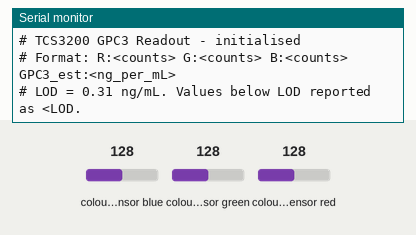
Recording of a sketch running on a simulated Arduino Uno, built with avr-gcc and run on an emulated ATmega328P. Parts: the last lines printed to the serial monitor. Wiring (inferred from the names in the program): TCS3200 colour sensor: output pin 8; S2 pin 6; S3 pin 7; S0 pin 4; S1 pin 5. Inputs (shaded band) come from the test bench; at power-on: colour sensor blue 128, colour sensor green 128, colour sensor red 128.

Above: at 1.2 s.
1.3 s: colour sensor blue set to 5
At 2.5 s:
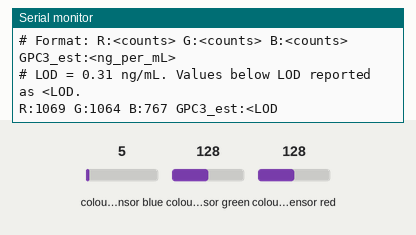
3.2 s: colour sensor green set to 5
At 4.6 s:
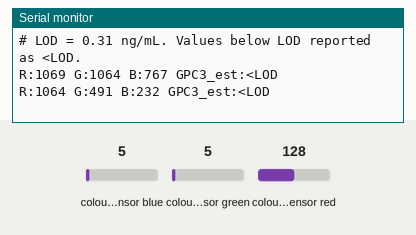
4.7 s: colour sensor red set to 5
At 8.0 s:
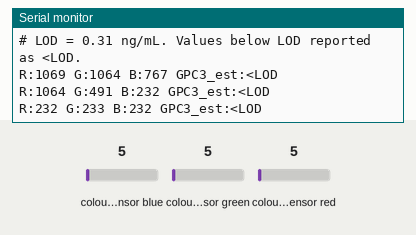
Timing chart, 0 to 9.5 s (numbered marks = the images above; inputs shaded):
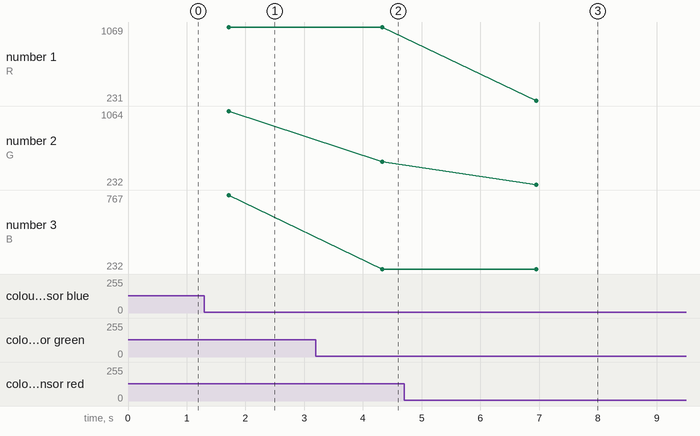

Measured:
- after the input at 1.3 s, the serial monitor: prints a new line after 0.41 s (image 1)
- after the input at 3.2 s, the serial monitor: prints a new line after 1.1 s (image 2)
- after the input at 4.7 s, the serial monitor: prints a new line after 2.3 s (image 3)
- plotted number 2: 1064 → 491 after the input at 3.2 s
- plotted number 3: 767 → 232 after the input at 3.2 s

The sketch:

rgb_sensor_readout.ino
```cpp
/*
 * TCS3200 RGB Colour Sensor Readout
 * Instrument-free GPC3 quantification channel
 *
 * Wiring:
 *   S0 -> D4   (frequency scaling)
 *   S1 -> D5   (frequency scaling, set to 20% with S0=HIGH, S1=LOW)
 *   S2 -> D6   (colour filter select)
 *   S3 -> D7   (colour filter select)
 *   OUT -> D8  (frequency output)
 *   OE -> GND  (output enable, active low)
 *   VCC -> 5V
 *
 * Output (Serial, 9600 baud):
 *   R:<value> G:<value> B:<value> GPC3_est:<value_ng_per_mL>
 *
 * Calibration (from manuscript Figure 5E, multi-day replicated):
 *   Red_intensity = -4.54 * [GPC3 ng/mL] + 116.68
 *   Rearranged: [GPC3] = (116.68 - Red_intensity) / 4.54
 *   LOD = 0.31 ng/mL
 *   Linear range: 0.25 - 5 ng/mL
 *
 * Note: Apply fresh single-use calibration against a known standard on
 * each assay day. The equation above is from the replicated multi-day
 * calibration; single-run R2 may vary (see manuscript Figure 5E).
 */

// Pin assignments
const int S0_PIN = 4;
const int S1_PIN = 5;
const int S2_PIN = 6;
const int S3_PIN = 7;
const int OUT_PIN = 8;

// Calibration parameters (multi-day replicated; update from daily standard if required)
const float SLOPE     = -4.54f;   // AU per ng/mL
const float INTERCEPT = 116.68f;  // AU
const float LOD       = 0.31f;    // ng/mL

// Pulse counting window in milliseconds
const unsigned long COUNT_WINDOW_MS = 100UL;

// Number of readings to average per reported value
const int N_AVERAGE = 5;

// Forward declarations
long readChannel(int s2State, int s3State);
float rawToGPC3(float redIntensity);

void setup() {
    Serial.begin(9600);

    pinMode(S0_PIN, OUTPUT);
    pinMode(S1_PIN, OUTPUT);
    pinMode(S2_PIN, OUTPUT);
    pinMode(S3_PIN, OUTPUT);
    pinMode(OUT_PIN, INPUT);

    // Set frequency scaling to 20% (S0=HIGH, S1=LOW)
    digitalWrite(S0_PIN, HIGH);
    digitalWrite(S1_PIN, LOW);

    Serial.println("# TCS3200 GPC3 Readout - initialised");
    Serial.println("# Format: R:<counts> G:<counts> B:<counts> GPC3_est:<ng_per_mL>");
    Serial.println("# LOD = 0.31 ng/mL. Values below LOD reported as <LOD.");
}

void loop() {
    long sumR = 0, sumG = 0, sumB = 0;

    for (int i = 0; i < N_AVERAGE; i++) {
        sumR += readChannel(LOW,  LOW);   // Red filter: S2=LOW, S3=LOW
        sumG += readChannel(HIGH, HIGH);  // Green filter: S2=HIGH, S3=HIGH
        sumB += readChannel(LOW,  HIGH);  // Blue filter: S2=LOW, S3=HIGH
        delay(10);
    }

    float avgR = (float)sumR / N_AVERAGE;
    float avgG = (float)sumG / N_AVERAGE;
    float avgB = (float)sumB / N_AVERAGE;

    float gpc3 = rawToGPC3(avgR);

    Serial.print("R:");
    Serial.print((long)avgR);
    Serial.print(" G:");
    Serial.print((long)avgG);
    Serial.print(" B:");
    Serial.print((long)avgB);
    Serial.print(" GPC3_est:");

    if (gpc3 < LOD) {
        Serial.println("<LOD");
    } else {
        Serial.println(gpc3, 3);
    }

    delay(1000);
}

/*
 * readChannel: Set filter pins and count output pulses over COUNT_WINDOW_MS.
 * Returns pulse count (proportional to light intensity for selected colour).
 */
long readChannel(int s2State, int s3State) {
    digitalWrite(S2_PIN, s2State);
    digitalWrite(S3_PIN, s3State);
    delay(5); // Allow filter to stabilise

    long count = 0;
    unsigned long t_start = millis();
    while ((millis() - t_start) < COUNT_WINDOW_MS) {
        if (pulseIn(OUT_PIN, LOW, 1000UL) > 0) {
            count++;
        }
    }
    return count;
}

/*
 * rawToGPC3: Apply inverse of the calibration equation.
 *   Red_intensity = SLOPE * [GPC3] + INTERCEPT
 *   [GPC3] = (Red_intensity - INTERCEPT) / SLOPE
 * Returns estimated GPC3 in ng/mL. Negative values clamped to 0.
 */
float rawToGPC3(float redIntensity) {
    float gpc3 = (redIntensity - INTERCEPT) / SLOPE;
    if (gpc3 < 0.0f) gpc3 = 0.0f;
    return gpc3;
}
```
